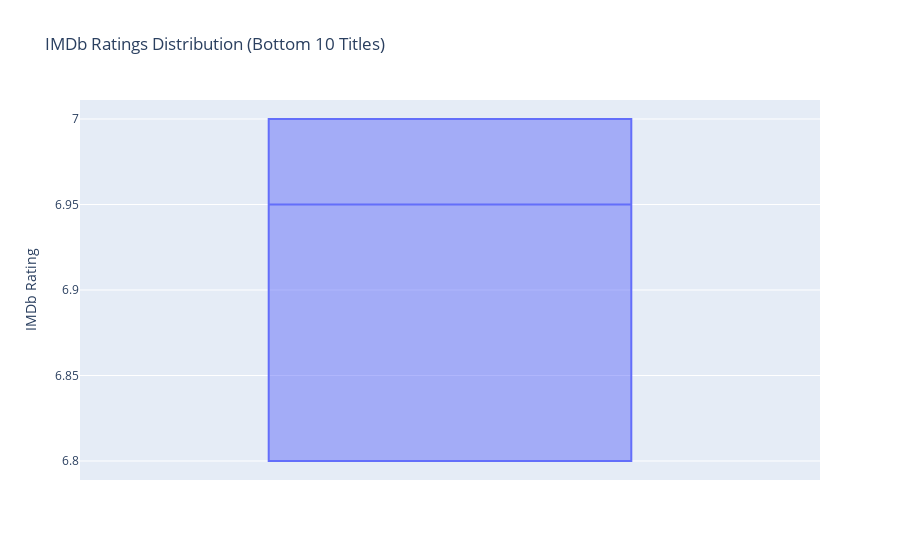

This figure's notebook cell:
### Markdown cell above
#### 평점 하위 10개 시각화

### Code cell
df_sorted = df.sort_values(by='Rating', ascending=False)


df_bottom10 = df_sorted.tail(10)


fig = px.box(df_bottom10, y='Rating', title='IMDb Ratings Distribution (Bottom 10 Titles)',
             labels={'Rating': 'IMDb Rating'})

fig.show()

### Figure 1 — Plotly figure (JSON) as saved in the notebook; plotly's stock layout.template omitted (floating-point values rounded to 4 significant figures)
{"data": [{"alignmentgroup": "True", "hovertemplate": "IMDb Rating=%{y}<extra></extra>", "legendgroup": "", "marker": {"color": "#636efa"}, "name": "", "notched": false, "offsetgroup": "", "orientation": "v", "showlegend": false, "type": "box", "x0": " ", "xaxis": "x", "y": [7, 7, 7, 7, 7, 6.9, 6.8, 6.8, 6.8, 6.8], "y0": " ", "yaxis": "y"}], "layout": {"boxmode": "group", "legend": {"tracegroupgap": 0}, "title": {"text": "IMDb Ratings Distribution (Bottom 10 Titles)"}, "xaxis": {"anchor": "y", "domain": [0, 1]}, "yaxis": {"anchor": "x", "domain": [0, 1], "title": {"text": "IMDb Rating"}}}}
